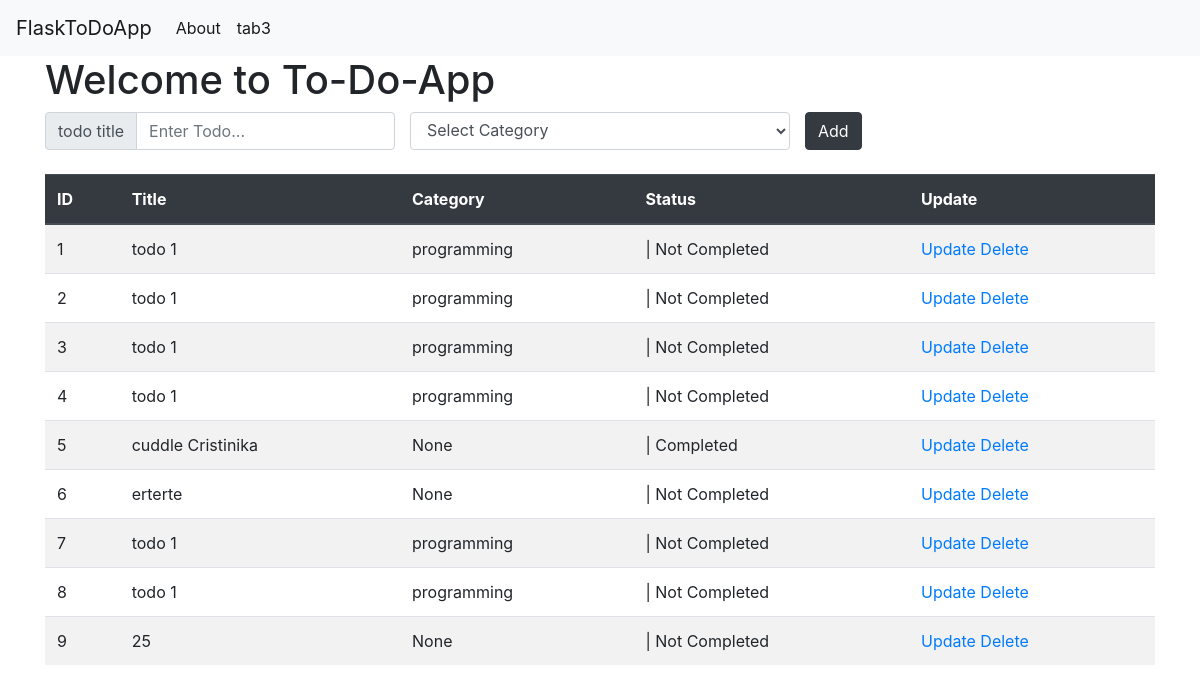
Before: / with the older database file.
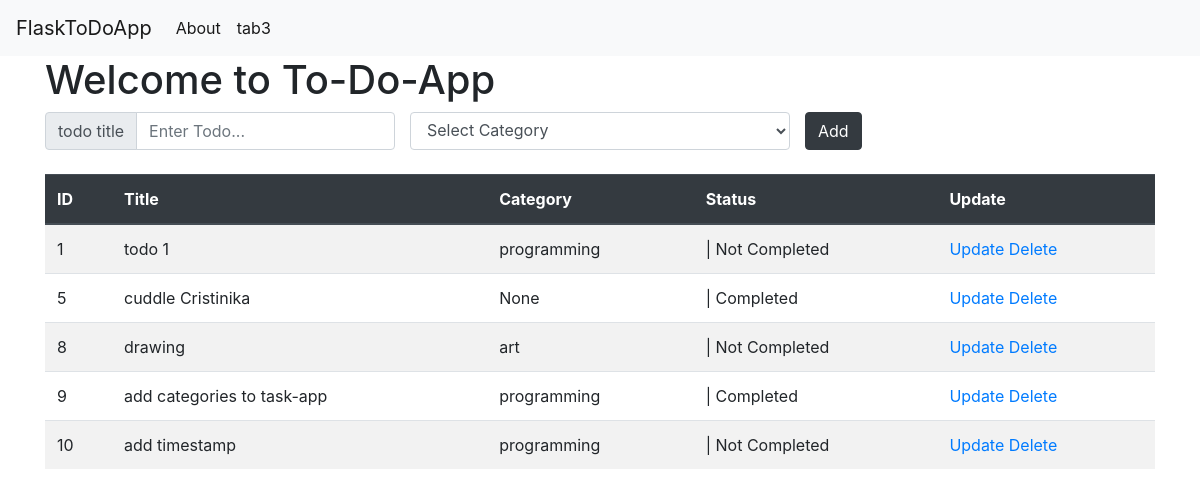
After: the same page with the newer database file.
### todoapp.py (models this page shows)
class Todo(db.Model):
    id = db.Column(db.Integer, primary_key=True)
    title = db.Column(db.String(100))
    category = db.Column(db.String(50))
    complete = db.Column(db.Boolean)

### todoapp.py (the view)
@app.route('/')
def index():
    todo_list = Todo.query.all()
    category=[{'category': 'Select Category'},{'category': 'programming'},{'category': 'art'},{'category':'sport'}]
    return render_template('index.html', category=category, todo_list=todo_list)
    print(todo_list)

### templates/index.html
{% extends 'base.html' %}
{% block content %}
    <h1>{% block title %} Welcome to To-Do-App {% endblock %}</h1>
    <form action="/add" method="post">
        <div class="row">
            <div class="col-sm-4 input-group mb">
              <div class="input-group-prepend">
                <span class="input-group-text" id="basic-addon1">todo title</span>
              </div>
              <input type="text" class="form-control" name="title" placeholder="Enter Todo...">
            </div>
            <select name="category" class="col-sm-4 input-group mb form-control" type="text">
              {% for o in category %}
              <option value="{{ o.category }}">{{ o.category }}</option>
              {% endfor %}
            </select>
            <div class="col-sm-4">
              <button class="btn btn-dark" type="submit">Add</button>
            </div>
        </div>
    </form>
    <br>
    <table class="table table-striped">
      <thead class="thead-dark">
        <tr>
          <th>ID</th>
          <th>Title</th>
          <th>Category</th>
          <th>Status</th>
          <th>Update</th>
        </tr>
      </thead>
      {% for todo in todo_list %}
      <tr>
        <td>{{ todo.id }}</td>
        <td>{{ todo.title }}</td>
        <td>{{ todo.category }}</td>
        <td>
          {% if todo.complete == False %}
            <span>| Not Completed</span>
          {% else %}
            <span>| Completed</span>
          {% endif %}
        </td>
          <td>
            <a href="/update/{{ todo.id }}">Update</a>
            <a href="/delete/{{ todo.id }}">Delete</a>
          </td>
      </tr>
    {% endfor %}
{% endblock %}

### templates/base.html (shortened to what this page needs)
<!doctype html>
<html lang="en">
  <head>
    <link rel="stylesheet" href="https://stackpath.bootstrapcdn.com/bootstrap/4.3.1/css/bootstrap.min.css">
  </head>
  <body>
    <nav class="navbar navbar-expand-md navbar-light bg-light">
        <a class="navbar-brand" href="{{ url_for('index')}}">FlaskToDoApp</a>
        <div class="collapse navbar-collapse" id="navbarNav">
            <ul class="navbar-nav">
            <li class="nav-item active">
                <a class="nav-link" href="/about">About</a>
            </li>
            </ul>
            <ul class="navbar-nav">
            <li class="nav-item active">
                <a class="nav-link" href="/#">tab3</a>
            </li>
            </ul>
    </nav>
    <div class="container">
        {% block content %} {% endblock %}
    </div>
  </body>
</html>

Changed rows visible on the page:
removed Todo: id "2", title "todo 1", category "programming", complete "| Not Completed"
removed Todo: id "3", title "todo 1", category "programming", complete "| Not Completed"
removed Todo: id "4", title "todo 1", category "programming", complete "| Not Completed"
removed Todo: id "6", title "erterte", category "None", complete "| Not Completed"
removed Todo: id "7", title "todo 1", category "programming", complete "| Not Completed"
changed Todo id 8: title "todo 1" → "drawing"; category "programming" → "art"
changed Todo id 9: title "25" → "add categories to task-app"; category "None" → "programming"; complete "| Not Completed" → "| Completed"
added Todo: id "10", title "add timestamp", category "programming", complete "| Not Completed"
